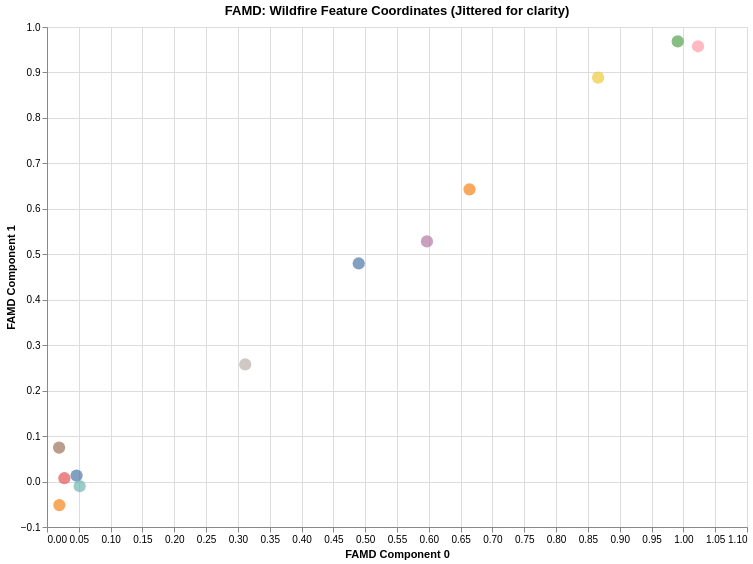

Notebook code cell kept with this figure:
### Code cell
# Extract the coordinates for all features (categorical and numerical) from the fitted FAMD model
# The .column_coordinates_ attribute extracts the coordinates for all variables.

# Get coordinates for all variables
all_coords = famd.column_coordinates_.reset_index()
all_coords.columns = ['Category','Component 0', 'Component 1']

# Add "Jitter" (tiny random noise) to separate overlapping points
# This helps in visualizing points that might otherwise lie exactly on top of each other.
np.random.seed(42) # Ensure reproducibility of jitter

# Apply jitter to both components
all_coords['Component 0 Jittered'] = all_coords['Component 0'] + np.random.normal(0, 0.03, size=len(all_coords))
all_coords['Component 1 Jittered'] = all_coords['Component 1'] + np.random.normal(0, 0.03, size=len(all_coords))

# Build the Altair chart using the jittered coordinates
chart_famd = alt.Chart(all_coords).mark_circle(size=150, opacity=0.7).encode(
    # Use jittered components for plotting positions
    x=alt.X('Component 0 Jittered', title='FAMD Component 0'),
    y=alt.Y('Component 1 Jittered', title='FAMD Component 1'),
    color=alt.Color('Category', legend=None), # Color by category, remove legend for cleaner look
    # Show true coordinates in tooltip
    tooltip=['Category', 'Component 0', 'Component 1']
).properties(
    title='FAMD: Wildfire Feature Coordinates (Jittered for clarity)',
    width=700,
    height=500
).interactive() # Enable zooming and panning

# Display the chart
chart_famd

### Figure 1 — Vega-Lite specification as saved in the notebook (floating-point values rounded to 4 significant figures)
{"config": {"view": {"continuousWidth": 300, "continuousHeight": 300}}, "data": {"name": "data-7dc458b491d8540d9f1d45f60ecd37dd"}, "mark": {"type": "circle", "opacity": 0.7, "size": 150}, "encoding": {"color": {"field": "Category", "legend": null, "type": "nominal"}, "tooltip": [{"field": "Category", "type": "nominal"}, {"field": "Component 0", "type": "quantitative"}, {"field": "Component 1", "type": "quantitative"}], "x": {"field": "Component 0 Jittered", "title": "FAMD Component 0", "type": "quantitative"}, "y": {"field": "Component 1 Jittered", "title": "FAMD Component 1", "type": "quantitative"}}, "height": 500, "params": [{"name": "param_4", "select": {"type": "interval", "encodings": ["x", "y"]}, "bind": "scales"}], "title": "FAMD: Wildfire Feature Coordinates (Jittered for clarity)", "width": 700, "$schema": "https://vega.github.io/schema/vega-lite/v5.20.1.json", "datasets": {"data-7dc458b491d8540d9f1d45f60ecd37dd": [{"Category": "Numerical_Feature", "Component 0": 0.01234, "Component 1": 9.605e-06, "Component 0 Jittered": 0.02724, "Component 1 Jittered": 0.007268}, {"Category": "Cause", "Component 0": 0.0506, "Component 1": 0.07048, "Component 0 Jittered": 0.04645, "Component 1 Jittered": 0.01309}, {"Category": "Country", "Component 0": 1.027e-33, "Component 1": 2.239e-32, "Component 0 Jittered": 0.01943, "Component 1 Jittered": -0.05175}, {"Category": "Region", "Component 0": 0.005625, "Component 1": 0.00662, "Component 0 Jittered": 0.05132, "Component 1 Jittered": -0.01025}, {"Category": "burned_area_ha", "Component 0": 0.9981, "Component 1": 0.9987, "Component 0 Jittered": 0.9911, "Component 1 Jittered": 0.9683}, {"Category": "fires_count", "Component 0": 0.8731, "Component 1": 0.8792, "Component 0 Jittered": 0.866, "Component 1 Jittered": 0.8886}, {"Category": "humidity_percent", "Component 0": 0.5497, "Component 1": 0.5555, "Component 0 Jittered": 0.5971, "Component 1 Jittered": 0.5282}, {"Category": "index", "Component 0": 1.0, "Component 1": 1.0, "Component 0 Jittered": 1.023, "Component 1 Jittered": 0.9576}, {"Category": "month", "Component 0": 0.03308, "Component 1": 0.03075, "Component 0 Jittered": 0.01899, "Component 1 Jittered": 0.07472}, {"Category": "temperature_c", "Component 0": 0.2952, "Component 1": 0.2643, "Component 0 Jittered": 0.3115, "Component 1 Jittered": 0.2576}, {"Category": "wind_speed_kmh", "Component 0": 0.5037, "Component 1": 0.4777, "Component 0 Jittered": 0.4898, "Component 1 Jittered": 0.4798}, {"Category": "year", "Component 0": 0.6779, "Component 1": 0.6857, "Component 0 Jittered": 0.6639, "Component 1 Jittered": 0.6429}]}}
